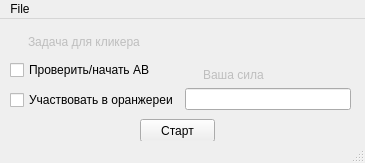
<?xml version="1.0" encoding="UTF-8"?>
<ui version="4.0">
 <class>MainWindow</class>
 <widget class="QMainWindow" name="MainWindow">
  <property name="enabled">
   <bool>true</bool>
  </property>
  <property name="geometry">
   <rect>
    <x>0</x>
    <y>0</y>
    <width>365</width>
    <height>163</height>
   </rect>
  </property>
  <property name="windowTitle">
   <string>MainWindow</string>
  </property>
  <widget class="QWidget" name="centralwidget">
   <widget class="QWidget" name="horizontalLayoutWidget">
    <property name="geometry">
     <rect>
      <x>10</x>
      <y>10</y>
      <width>341</width>
      <height>81</height>
     </rect>
    </property>
    <layout class="QHBoxLayout" name="horizontalLayout">
     <item>
      <layout class="QVBoxLayout" name="verticalLayout">
       <item>
        <widget class="QLabel" name="label">
         <property name="enabled">
          <bool>false</bool>
         </property>
         <property name="styleSheet">
          <string notr="true">margin-left: 15;</string>
         </property>
         <property name="text">
          <string>Задача для кликера</string>
         </property>
        </widget>
       </item>
       <item alignment="Qt::AlignTop">
        <widget class="QCheckBox" name="cb_start_ab">
         <property name="text">
          <string>Проверить/начать АВ</string>
         </property>
        </widget>
       </item>
       <item>
        <widget class="QCheckBox" name="cb_start_botany">
         <property name="text">
          <string>Участвовать в оранжереи</string>
         </property>
        </widget>
       </item>
      </layout>
     </item>
     <item>
      <layout class="QVBoxLayout" name="verticalLayout_2">
       <item alignment="Qt::AlignBottom">
        <widget class="QLabel" name="label_2">
         <property name="enabled">
          <bool>false</bool>
         </property>
         <property name="styleSheet">
          <string notr="true">margin-left: 15;</string>
         </property>
         <property name="text">
          <string>Ваша сила</string>
         </property>
        </widget>
       </item>
       <item>
        <widget class="QLineEdit" name="line_power_level"/>
       </item>
      </layout>
     </item>
    </layout>
   </widget>
   <widget class="QPushButton" name="btn_start_bot">
    <property name="geometry">
     <rect>
      <x>140</x>
      <y>100</y>
      <width>75</width>
      <height>23</height>
     </rect>
    </property>
    <property name="text">
     <string>Старт</string>
    </property>
   </widget>
  </widget>
  <widget class="QMenuBar" name="menubar">
   <property name="geometry">
    <rect>
     <x>0</x>
     <y>0</y>
     <width>365</width>
     <height>21</height>
    </rect>
   </property>
   <widget class="QMenu" name="menuFile">
    <property name="title">
     <string>File</string>
    </property>
    <addaction name="m_info_clicer"/>
    <addaction name="m_intsruction"/>
    <addaction name="separator"/>
    <addaction name="m_exit"/>
   </widget>
   <addaction name="menuFile"/>
  </widget>
  <widget class="QStatusBar" name="statusbar"/>
  <action name="m_info_clicer">
   <property name="text">
    <string>О кликере</string>
   </property>
  </action>
  <action name="m_intsruction">
   <property name="text">
    <string>Инструкция</string>
   </property>
  </action>
  <action name="m_exit">
   <property name="text">
    <string>Выход</string>
   </property>
  </action>
 </widget>
 <resources/>
 <connections/>
</ui>
